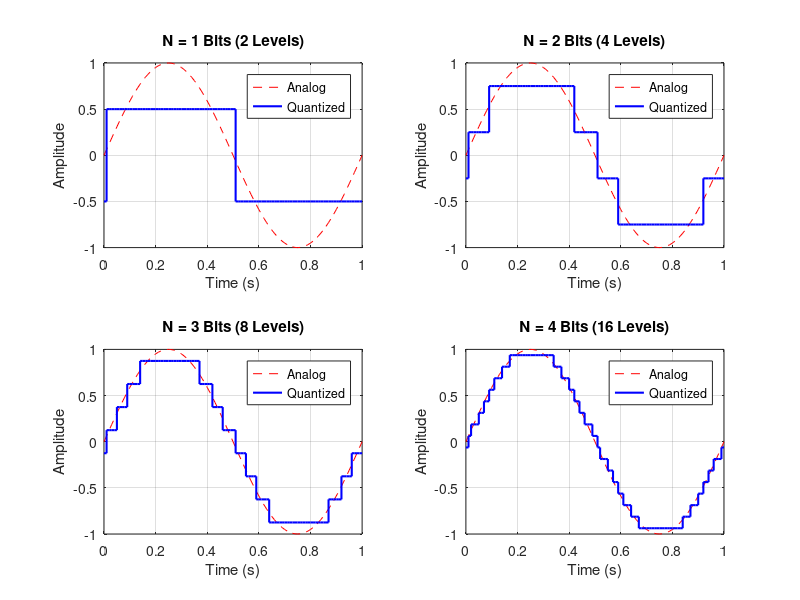

Write the MATLAB code that produced this figure.
% PCM Simulation of a Sinusoidal Signal

f = 1;              
fs = 100;          
t = 0:1/fs:1;       
a = 1;              
x = a * sin(2*pi*f*t); 

bits = [1, 2, 3, 4]; 

figure('Name', 'PCM Quantization Levels');

for i = 1:length(bits)
    N = bits(i);
    L = 2^N;        
  
    v_max = a;
    v_min = -a;
    step = (v_max - v_min) / L;
   
    partition = v_min + step : step : v_max - step;
    codebook = v_min + step/2 : step : v_max - step/2;
    
    [index, quants] = quantiz(x, partition, codebook);
    
    % Plotting
    subplot(2, 2, i);
    plot(t, x, 'r--'); hold on;
    stairs(t, quants, 'b', 'LineWidth', 1.5); 
    grid on;
    title(['N = ', num2str(N), ' Bits (', num2str(L), ' Levels)']);
    xlabel('Time (s)');
    ylabel('Amplitude');
    legend('Analog', 'Quantized');
end
